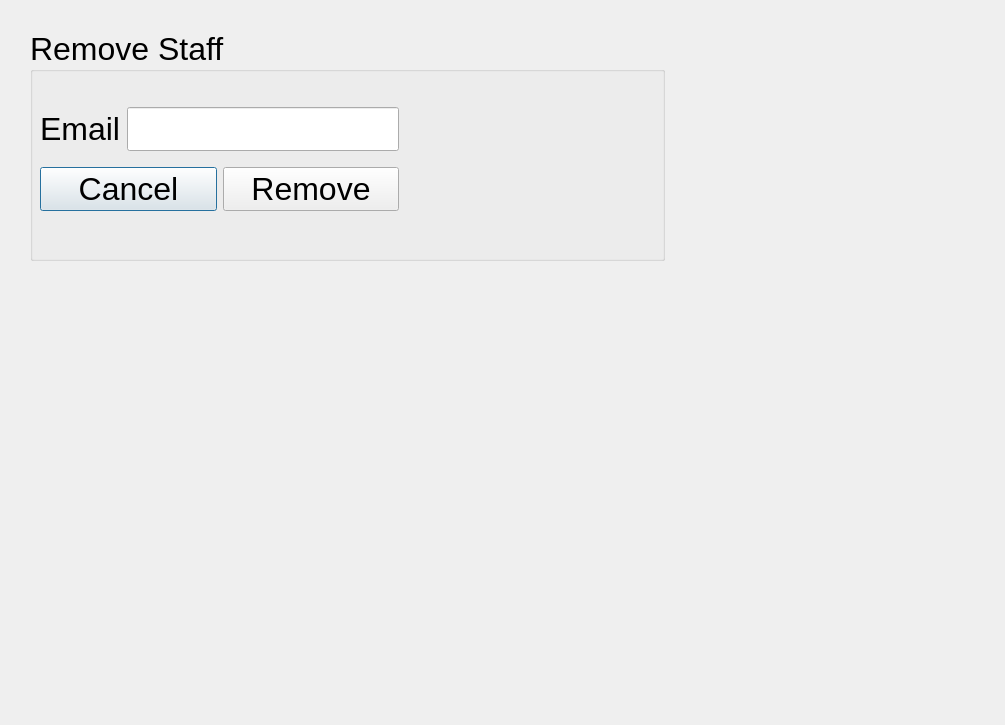
<?xml version="1.0" encoding="UTF-8"?>
<ui version="4.0">
 <class>RemoveStaff</class>
 <widget class="QDialog" name="RemoveStaff">
  <property name="geometry">
   <rect>
    <x>0</x>
    <y>0</y>
    <width>1005</width>
    <height>725</height>
   </rect>
  </property>
  <property name="windowTitle">
   <string>Dialog</string>
  </property>
  <widget class="QGroupBox" name="groupBox">
   <property name="geometry">
    <rect>
     <x>30</x>
     <y>30</y>
     <width>635</width>
     <height>231</height>
    </rect>
   </property>
   <property name="font">
    <font>
     <pointsize>24</pointsize>
    </font>
   </property>
   <property name="title">
    <string>Remove Staff</string>
   </property>
   <widget class="QWidget" name="">
    <property name="geometry">
     <rect>
      <x>10</x>
      <y>67</y>
      <width>359</width>
      <height>126</height>
     </rect>
    </property>
    <layout class="QVBoxLayout" name="verticalLayout">
     <item>
      <layout class="QHBoxLayout" name="horizontalLayout">
       <item>
        <widget class="QLabel" name="emailLabel">
         <property name="text">
          <string>Email</string>
         </property>
        </widget>
       </item>
       <item>
        <widget class="QLineEdit" name="emailLineEdit"/>
       </item>
      </layout>
     </item>
     <item>
      <layout class="QHBoxLayout" name="horizontalLayout_2">
       <item>
        <widget class="QPushButton" name="cancelButton">
         <property name="text">
          <string>Cancel</string>
         </property>
        </widget>
       </item>
       <item>
        <widget class="QPushButton" name="removeButton">
         <property name="text">
          <string>Remove</string>
         </property>
        </widget>
       </item>
      </layout>
     </item>
    </layout>
   </widget>
  </widget>
 </widget>
 <resources/>
 <connections/>
</ui>
